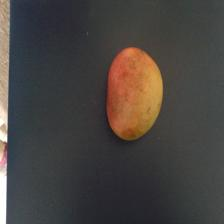
#> input picture Ripe/img0.jpg, 224 x 224 px
$ python -i texture-analysis.py   (imports and definitions only)   (older library calls are emulated)
#> lines starting #> are read from the running program, lines starting #| are printed output that depends on the picture
#> further down, picture is the input picture: shape (224, 224, 3); mean B, G, R 63.8, 67.2, 72.1
import numpy as np
import cv2
from skimage.feature import local_binary_pattern, graycomatrix, graycoprops
from scipy.stats import entropy

def get_texture_features(image):
    """
    Extrae múltiples características de textura de una imagen.

    Parámetros:
    image: numpy.ndarray
        Imagen en escala de grises

    Retorna:
    dict: Diccionario con todas las características de textura
    """
    # Asegurarse de que la imagen esté en escala de grises
    if len(image.shape) > 2:
        image = cv2.cvtColor(image, cv2.COLOR_BGR2GRAY)
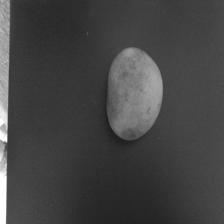
#> image: shape (224, 224); min 27, max 255, mean 68.2

    features = {}

    # 1. Características de Haralick (GLCM)
    features.update(get_glcm_features(image))

    # 2. Patrones Binarios Locales (LBP)
    features.update(get_lbp_features(image))

    # 3. Características estadísticas
    features.update(get_statistical_features(image))

    return features

def get_glcm_features(image, distances=[1], angles=[0, np.pi/4, np.pi/2, 3*np.pi/4]):
    """
    Calcula características basadas en la Matriz de Co-ocurrencia de Niveles de Gris (GLCM).
    """
    # Normalizar imagen a 8 niveles de gris para reducir cálculos
    image_8 = (image/32).astype(np.uint8)
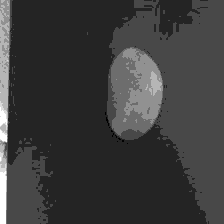
#> image_8: shape (224, 224); min 0, max 7, mean 1.66; drawn with min black and max white

    # Calcular GLCM
    glcm = graycomatrix(image_8, distances, angles, levels=8, symmetric=True, normed=True)

    # Calcular propiedades de GLCM
    features = {
        'contrast': np.mean(graycoprops(glcm, 'contrast')),
        'dissimilarity': np.mean(graycoprops(glcm, 'dissimilarity')),
        'homogeneity': np.mean(graycoprops(glcm, 'homogeneity')),
        'energy': np.mean(graycoprops(glcm, 'energy')),
        'correlation': np.mean(graycoprops(glcm, 'correlation')),
        'ASM': np.mean(graycoprops(glcm, 'ASM'))
    }
#> features = {'contrast': 0.0752, 'dissimilarity': 0.056, 'homogeneity': 0.974, 'energy': 0.639, 'correlation': 0.964, 'ASM': 0.409}

    return features

def get_lbp_features(image, n_points=8, radius=1):
    """
    Calcula características basadas en Patrones Binarios Locales (LBP).
    """
#> called with n_points = 8, radius = 1
    # Calcular LBP
    lbp = local_binary_pattern(image, n_points, radius, method='uniform')
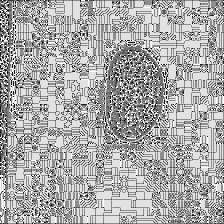
#> lbp: shape (224, 224) float64; min 0, max 9, mean 6; drawn with min black and max white

    # Calcular histograma de LBP
    hist, _ = np.histogram(lbp.ravel(), bins=np.arange(0, n_points + 3), range=(0, n_points + 2))
#> hist = [439, 1546, 606, 4833, 3391, 12193, 3332, 3991, 17368, 2477]
    hist = hist.astype("float")
    hist /= (hist.sum() + 1e-7)
#> hist = [0.00875, 0.0308, 0.0121, 0.0963, 0.0676, 0.243, 0.0664, 0.0795, 0.346, 0.0494]

    # Calcular estadísticas del LBP
    features = {
        'lbp_entropy': entropy(hist),
        'lbp_energy': np.sum(hist**2),
        'lbp_mean': np.mean(lbp),
        'lbp_variance': np.var(lbp)
    }
#> features = {'lbp_entropy': 1.85, 'lbp_energy': 0.207, 'lbp_mean': 6, 'lbp_variance': 4.57}

    return features

def get_statistical_features(image):
    """
    Calcula características estadísticas de la textura.
    """
    # Calcular gradientes
    gradient_x = cv2.Sobel(image, cv2.CV_64F, 1, 0, ksize=3)
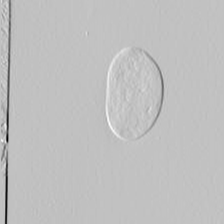
#> gradient_x: shape (224, 224) float64; min -783, max 251, mean -4.6; drawn with min black and max white
    gradient_y = cv2.Sobel(image, cv2.CV_64F, 0, 1, ksize=3)
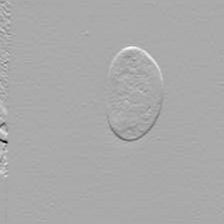
#> gradient_y: shape (224, 224) float64; min -490, max 245, mean -0.2; drawn with min black and max white
    gradient_magnitude = np.sqrt(gradient_x**2 + gradient_y**2)
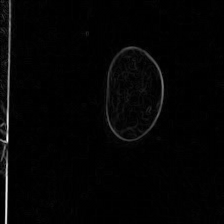
#> gradient_magnitude: shape (224, 224) float64; min 0, max 783.3, mean 14.9; drawn with min black and max white

    features = {
        # Estadísticas básicas
        'mean': np.mean(image),
        'std': np.std(image),
        'skewness': np.mean(((image - np.mean(image))/np.std(image))**3),
        'kurtosis': np.mean(((image - np.mean(image))/np.std(image))**4) - 3,

        # Estadísticas de gradiente
        'gradient_mean': np.mean(gradient_magnitude),
        'gradient_std': np.std(gradient_magnitude),

        # Entropía
        'entropy': entropy(image.ravel())
    }
#> features = {'mean': 68.22, 'std': 32.03, 'skewness': 2.97, 'kurtosis': 10.53, 'gradient_mean': 14.89, 'gradient_std': 48.5, 'entropy': 10.74}

    return features

def analyze_texture_regions(image, region_size=32):
    """
    Analiza la textura por regiones de la imagen.

    Útil para detectar variaciones locales en la textura que podrían indicar
    áreas deterioradas en el mango.
    """
    height, width = image.shape
    features_map = []

    for y in range(0, height, region_size):
        row = []
        for x in range(0, width, region_size):
            # Extraer región
            region = image[y:min(y+region_size, height),
                         x:min(x+region_size, width)]

            # Obtener características de la región
            region_features = get_texture_features(region)
            row.append(region_features)
        features_map.append(row)

    return features_map

>>> import cv2
>>> picture = cv2.imread('Ripe/img0.jpg')
>>> result = get_texture_features(picture)
#> result = 17 items

$ run again, on Ripe/img1.jpg
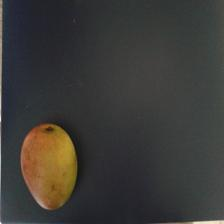
#> input picture Ripe/img1.jpg, 224 x 224 px
#> picture is the input picture: shape (224, 224, 3); mean B, G, R 55.4, 58.6, 60.1
#> in get_glcm_features, `features = { 'contrast': np.mean(graycoprops(glcm, 'contrast')), 'diss..`: features = {'contrast': 0.0681, 'dissimilarity': 0.0464, 'homogeneity': 0.979, 'energy': 0.737, 'correlation': 0.929, 'ASM': 0.543}
#> in get_lbp_features, `lbp = local_binary_pattern(image, n_points, radius, method='uniform')`:
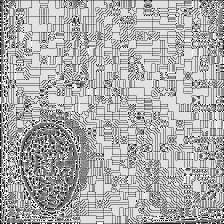
#> lbp: shape (224, 224) float64; min 0, max 9, mean 6.12; drawn with min black and max white
#> in get_lbp_features, `hist, _ = np.histogram(lbp.ravel(), bins=np.arange(0, n_points + 3), r..`: hist = [349, 1635, 462, 4483, 2983, 11764, 2908, 3919, 19552, 2121]
#> in get_lbp_features, `hist /= (hist.sum() + 1e-7)`: hist = [0.00696, 0.0326, 0.00921, 0.0893, 0.0595, 0.234, 0.058, 0.0781, 0.39, 0.0423]
#> in get_lbp_features, `features = { 'lbp_entropy': entropy(hist), 'lbp_energy': np.sum(hist**..`: features = {'lbp_entropy': 1.78, 'lbp_energy': 0.231, 'lbp_mean': 6.12, 'lbp_variance': 4.49}
#> in get_statistical_features, `gradient_magnitude = np.sqrt(gradient_x**2 + gradient_y**2)`:
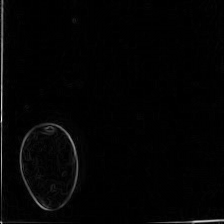
#> gradient_magnitude: shape (224, 224) float64; min 0, max 766, mean 12.9; drawn with min black and max white
#> in get_statistical_features, `features = { # Estadísticas básicas 'mean': np.mean(image), 'std': np...`: features = {'mean': 58.68, 'std': 21.38, 'skewness': 2.6, 'kurtosis': 10.19, 'gradient_mean': 12.88, 'gradient_std': 43.26, 'entropy': 10.77}
#> result = 17 items

$ run again, on Ripe/img104.jpg
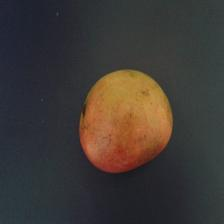
#> input picture Ripe/img104.jpg, 224 x 224 px
#> picture is the input picture: shape (224, 224, 3); mean B, G, R 53.3, 57.4, 63.4
#> in get_glcm_features, `features = { 'contrast': np.mean(graycoprops(glcm, 'contrast')), 'diss..`: features = {'contrast': 0.0295, 'dissimilarity': 0.0289, 'homogeneity': 0.986, 'energy': 0.835, 'correlation': 0.979, 'ASM': 0.698}
#> in get_lbp_features, `lbp = local_binary_pattern(image, n_points, radius, method='uniform')`:
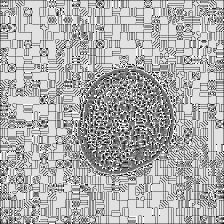
#> lbp: shape (224, 224) float64; min 0, max 9, mean 6.15; drawn with min black and max white
#> in get_lbp_features, `hist, _ = np.histogram(lbp.ravel(), bins=np.arange(0, n_points + 3), r..`: hist = [365, 1317, 610, 4365, 3077, 11972, 2777, 3508, 20114, 2071]
#> in get_lbp_features, `hist /= (hist.sum() + 1e-7)`: hist = [0.00727, 0.0262, 0.0122, 0.087, 0.0613, 0.239, 0.0553, 0.0699, 0.401, 0.0413]
#> in get_lbp_features, `features = { 'lbp_entropy': entropy(hist), 'lbp_energy': np.sum(hist**..`: features = {'lbp_entropy': 1.75, 'lbp_energy': 0.239, 'lbp_mean': 6.15, 'lbp_variance': 4.4}
#> in get_statistical_features, `gradient_magnitude = np.sqrt(gradient_x**2 + gradient_y**2)`:
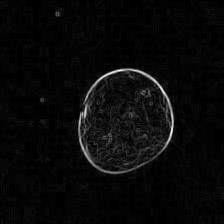
#> gradient_magnitude: shape (224, 224) float64; min 0, max 278.3, mean 10; drawn with min black and max white
#> in get_statistical_features, `features = { # Estadísticas básicas 'mean': np.mean(image), 'std': np...`: features = {'mean': 58.68, 'std': 26.7, 'skewness': 1.93, 'kurtosis': 2.82, 'gradient_mean': 10.04, 'gradient_std': 21.39, 'entropy': 10.74}
#> result = 17 items

$ run again, on Ripe/img107.jpg
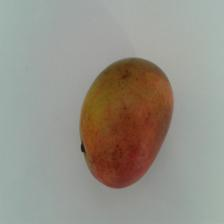
#> input picture Ripe/img107.jpg, 224 x 224 px
#> picture is the input picture: shape (224, 224, 3); mean B, G, R 136.7, 146.1, 149.8
#> in get_glcm_features, `features = { 'contrast': np.mean(graycoprops(glcm, 'contrast')), 'diss..`: features = {'contrast': 0.0345, 'dissimilarity': 0.0334, 'homogeneity': 0.983, 'energy': 0.622, 'correlation': 0.988, 'ASM': 0.387}
#> in get_lbp_features, `lbp = local_binary_pattern(image, n_points, radius, method='uniform')`:
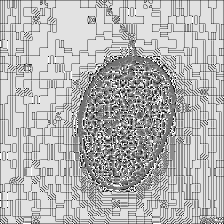
#> lbp: shape (224, 224) float64; min 0, max 9, mean 6.41; drawn with min black and max white
#> in get_lbp_features, `hist, _ = np.histogram(lbp.ravel(), bins=np.arange(0, n_points + 3), r..`: hist = [292, 825, 410, 3372, 2943, 11794, 2163, 2337, 24765, 1275]
#> in get_lbp_features, `hist /= (hist.sum() + 1e-7)`: hist = [0.00582, 0.0164, 0.00817, 0.0672, 0.0587, 0.235, 0.0431, 0.0466, 0.494, 0.0254]
#> in get_lbp_features, `features = { 'lbp_entropy': entropy(hist), 'lbp_energy': np.sum(hist**..`: features = {'lbp_entropy': 1.55, 'lbp_energy': 0.312, 'lbp_mean': 6.41, 'lbp_variance': 3.91}
#> in get_statistical_features, `gradient_magnitude = np.sqrt(gradient_x**2 + gradient_y**2)`:
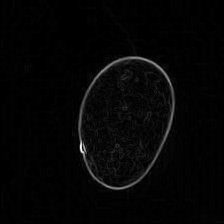
#> gradient_magnitude: shape (224, 224) float64; min 0, max 443, mean 9.4; drawn with min black and max white
#> in get_statistical_features, `features = { # Estadísticas básicas 'mean': np.mean(image), 'std': np...`: features = {'mean': 146.2, 'std': 34.32, 'skewness': -1.53, 'kurtosis': 0.759, 'gradient_mean': 9.44, 'gradient_std': 24.08, 'entropy': 10.79}
#> result = 17 items
